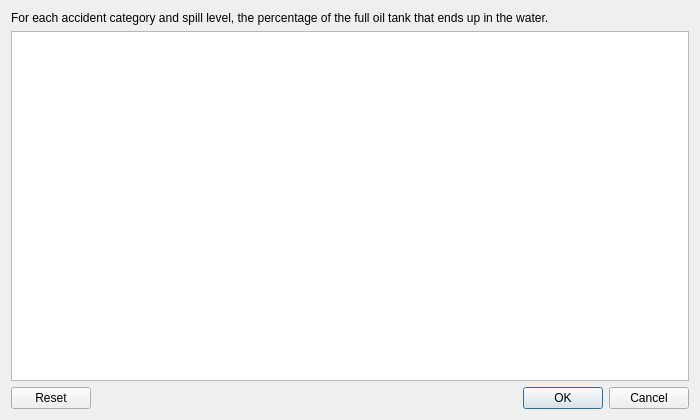
<?xml version="1.0" encoding="UTF-8"?>
<ui version="4.0">
 <class>Dialog</class>
 <widget class="QDialog" name="Dialog">
  <property name="geometry">
   <rect>
    <x>0</x>
    <y>0</y>
    <width>700</width>
    <height>420</height>
   </rect>
  </property>
  <property name="windowTitle">
   <string>Spill fraction per accident category (% of full tank)</string>
  </property>
  <layout class="QVBoxLayout" name="verticalLayout">
   <item>
    <widget class="QLabel" name="lblSpillFracHelp">
     <property name="text">
      <string>For each accident category and spill level, the percentage of the full oil tank that ends up in the water.</string>
     </property>
     <property name="wordWrap">
      <bool>true</bool>
     </property>
    </widget>
   </item>
   <item>
    <widget class="QTableWidget" name="twSpillFraction"/>
   </item>
   <item>
    <widget class="QDialogButtonBox" name="buttonBox">
     <property name="orientation">
      <enum>Qt::Horizontal</enum>
     </property>
     <property name="standardButtons">
      <set>QDialogButtonBox::Cancel|QDialogButtonBox::Ok|QDialogButtonBox::Reset</set>
     </property>
    </widget>
   </item>
  </layout>
 </widget>
 <resources/>
 <connections>
  <connection>
   <sender>buttonBox</sender>
   <signal>accepted()</signal>
   <receiver>Dialog</receiver>
   <slot>accept()</slot>
   <hints>
    <hint type="sourcelabel"><x>0</x><y>0</y></hint>
    <hint type="destinationlabel"><x>0</x><y>0</y></hint>
   </hints>
  </connection>
  <connection>
   <sender>buttonBox</sender>
   <signal>rejected()</signal>
   <receiver>Dialog</receiver>
   <slot>reject()</slot>
   <hints>
    <hint type="sourcelabel"><x>0</x><y>0</y></hint>
    <hint type="destinationlabel"><x>0</x><y>0</y></hint>
   </hints>
  </connection>
 </connections>
</ui>
